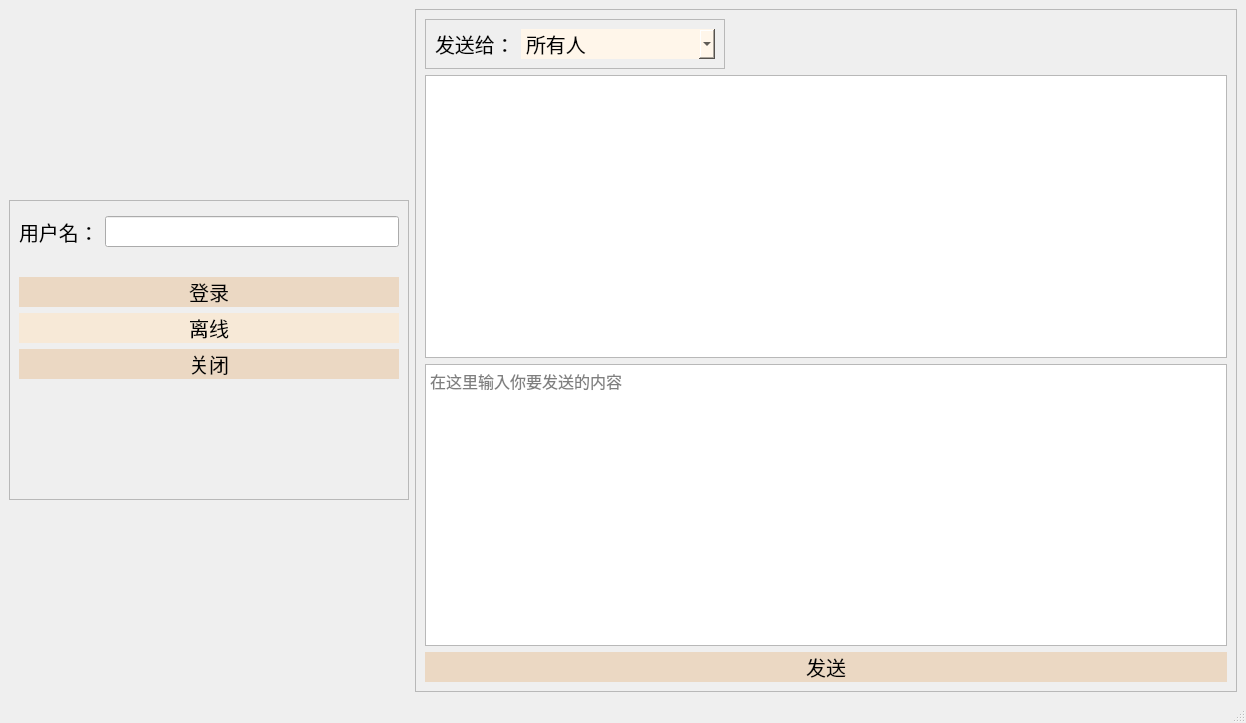
<?xml version="1.0" encoding="UTF-8"?>
<ui version="4.0">
 <class>Client</class>
 <widget class="QMainWindow" name="Client">
  <property name="geometry">
   <rect>
    <x>0</x>
    <y>0</y>
    <width>1246</width>
    <height>723</height>
   </rect>
  </property>
  <property name="windowTitle">
   <string>Chatroom</string>
  </property>
  <property name="styleSheet">
   <string notr="true"/>
  </property>
  <widget class="QWidget" name="centralwidget">
   <property name="styleSheet">
    <string notr="true">QWidget#centralwidget
{background-color: qlineargradient(spread:pad, x1:0.0965909, y1:0.113636, x2:1, y2:1, stop:0 rgba(255, 238, 238, 255), stop:1 rgba(255, 255, 255, 255))};</string>
   </property>
   <layout class="QHBoxLayout" name="horizontalLayout">
    <item>
     <widget class="QFrame" name="frame_3">
      <property name="maximumSize">
       <size>
        <width>400</width>
        <height>300</height>
       </size>
      </property>
      <property name="baseSize">
       <size>
        <width>0</width>
        <height>0</height>
       </size>
      </property>
      <property name="frameShape">
       <enum>QFrame::StyledPanel</enum>
      </property>
      <property name="frameShadow">
       <enum>QFrame::Raised</enum>
      </property>
      <layout class="QFormLayout" name="formLayout">
       <item row="0" column="1">
        <widget class="QFrame" name="frame_4">
         <property name="frameShape">
          <enum>QFrame::StyledPanel</enum>
         </property>
         <property name="frameShadow">
          <enum>QFrame::Raised</enum>
         </property>
        </widget>
       </item>
       <item row="1" column="0">
        <widget class="QLabel" name="label_6">
         <property name="font">
          <font>
           <family>方正姚体</family>
           <pointsize>15</pointsize>
           <weight>50</weight>
           <italic>false</italic>
           <bold>false</bold>
          </font>
         </property>
         <property name="styleSheet">
          <string notr="true">border-radius:30px;
font: 15pt &quot;方正姚体&quot;;
</string>
         </property>
         <property name="text">
          <string>用户名：</string>
         </property>
        </widget>
       </item>
       <item row="1" column="1">
        <widget class="QLineEdit" name="username_edit">
         <property name="font">
          <font>
           <family>Adobe Heiti Std</family>
           <pointsize>12</pointsize>
          </font>
         </property>
        </widget>
       </item>
       <item row="2" column="0">
        <widget class="QFrame" name="frame_5">
         <property name="frameShape">
          <enum>QFrame::StyledPanel</enum>
         </property>
         <property name="frameShadow">
          <enum>QFrame::Raised</enum>
         </property>
        </widget>
       </item>
       <item row="6" column="0" colspan="2">
        <widget class="QPushButton" name="login_button">
         <property name="font">
          <font>
           <family>方正姚体</family>
           <pointsize>15</pointsize>
           <weight>50</weight>
           <italic>false</italic>
           <bold>false</bold>
          </font>
         </property>
         <property name="cursor">
          <cursorShape>PointingHandCursor</cursorShape>
         </property>
         <property name="styleSheet">
          <string notr="true">border-radius:25px;
font: 15pt &quot;方正姚体&quot;;
background-color: #EBD8C3</string>
         </property>
         <property name="text">
          <string>登录</string>
         </property>
        </widget>
       </item>
       <item row="7" column="0" colspan="2">
        <widget class="QPushButton" name="logout_button">
         <property name="font">
          <font>
           <family>方正姚体</family>
           <pointsize>15</pointsize>
           <weight>50</weight>
           <italic>false</italic>
           <bold>false</bold>
          </font>
         </property>
         <property name="cursor">
          <cursorShape>PointingHandCursor</cursorShape>
         </property>
         <property name="styleSheet">
          <string notr="true">border-radius:25px;
font: 15pt &quot;方正姚体&quot;;
background-color: #F7E9D7</string>
         </property>
         <property name="text">
          <string>离线</string>
         </property>
        </widget>
       </item>
       <item row="8" column="0" colspan="2">
        <widget class="QPushButton" name="exit_button">
         <property name="font">
          <font>
           <family>方正姚体</family>
           <pointsize>15</pointsize>
           <weight>50</weight>
           <italic>false</italic>
           <bold>false</bold>
          </font>
         </property>
         <property name="cursor">
          <cursorShape>PointingHandCursor</cursorShape>
         </property>
         <property name="styleSheet">
          <string notr="true">border-radius:25px;
font: 15pt &quot;方正姚体&quot;;
background-color: #EBD8C3</string>
         </property>
         <property name="text">
          <string>关闭</string>
         </property>
        </widget>
       </item>
       <item row="3" column="0">
        <widget class="QFrame" name="frame_6">
         <property name="frameShape">
          <enum>QFrame::StyledPanel</enum>
         </property>
         <property name="frameShadow">
          <enum>QFrame::Raised</enum>
         </property>
        </widget>
       </item>
       <item row="4" column="0">
        <widget class="QFrame" name="frame_7">
         <property name="frameShape">
          <enum>QFrame::StyledPanel</enum>
         </property>
         <property name="frameShadow">
          <enum>QFrame::Raised</enum>
         </property>
        </widget>
       </item>
       <item row="5" column="0">
        <widget class="QWidget" name="widget" native="true"/>
       </item>
      </layout>
     </widget>
    </item>
    <item>
     <widget class="QFrame" name="frame_2">
      <property name="styleSheet">
       <string notr="true"/>
      </property>
      <property name="frameShape">
       <enum>QFrame::StyledPanel</enum>
      </property>
      <property name="frameShadow">
       <enum>QFrame::Raised</enum>
      </property>
      <layout class="QGridLayout" name="gridLayout_2">
       <item row="2" column="0">
        <widget class="QTextEdit" name="message_edit">
         <property name="font">
          <font>
           <family>Consolas</family>
           <pointsize>12</pointsize>
          </font>
         </property>
         <property name="cursor" stdset="0">
          <cursorShape>IBeamCursor</cursorShape>
         </property>
         <property name="placeholderText">
          <string>在这里输入你要发送的内容</string>
         </property>
        </widget>
       </item>
       <item row="1" column="0">
        <widget class="QTextBrowser" name="info">
         <property name="font">
          <font>
           <family>Consolas</family>
           <pointsize>12</pointsize>
          </font>
         </property>
        </widget>
       </item>
       <item row="3" column="0">
        <widget class="QPushButton" name="send_message_button">
         <property name="font">
          <font>
           <family>方正姚体</family>
           <pointsize>15</pointsize>
           <weight>50</weight>
           <italic>false</italic>
           <bold>false</bold>
          </font>
         </property>
         <property name="cursor">
          <cursorShape>PointingHandCursor</cursorShape>
         </property>
         <property name="styleSheet">
          <string notr="true">border-radius:25px;
font: 15pt &quot;方正姚体&quot;;
background-color: #EBD8C3</string>
         </property>
         <property name="text">
          <string>发送</string>
         </property>
        </widget>
       </item>
       <item row="0" column="0">
        <widget class="QFrame" name="frame">
         <property name="maximumSize">
          <size>
           <width>300</width>
           <height>300</height>
          </size>
         </property>
         <property name="frameShape">
          <enum>QFrame::StyledPanel</enum>
         </property>
         <property name="frameShadow">
          <enum>QFrame::Raised</enum>
         </property>
         <layout class="QFormLayout" name="formLayout_2">
          <item row="0" column="0">
           <widget class="QLabel" name="label_5">
            <property name="font">
             <font>
              <family>方正姚体</family>
              <pointsize>15</pointsize>
              <weight>50</weight>
              <italic>false</italic>
              <bold>false</bold>
             </font>
            </property>
            <property name="styleSheet">
             <string notr="true">border-radius:25px;
font: 15pt &quot;方正姚体&quot;;
</string>
            </property>
            <property name="text">
             <string>发送给：</string>
            </property>
           </widget>
          </item>
          <item row="0" column="1">
           <widget class="QComboBox" name="receiver_choose">
            <property name="font">
             <font>
              <family>方正姚体</family>
              <pointsize>15</pointsize>
              <weight>50</weight>
              <italic>false</italic>
              <bold>false</bold>
             </font>
            </property>
            <property name="styleSheet">
             <string notr="true">border-radius:25px;
font: 15pt &quot;方正姚体&quot;;
background-color: #FFF6EA</string>
            </property>
            <item>
             <property name="text">
              <string>所有人</string>
             </property>
            </item>
           </widget>
          </item>
         </layout>
        </widget>
       </item>
      </layout>
     </widget>
    </item>
   </layout>
  </widget>
  <widget class="QMenuBar" name="menubar">
   <property name="geometry">
    <rect>
     <x>0</x>
     <y>0</y>
     <width>1246</width>
     <height>22</height>
    </rect>
   </property>
  </widget>
  <widget class="QStatusBar" name="statusbar"/>
 </widget>
 <resources/>
 <connections/>
</ui>
